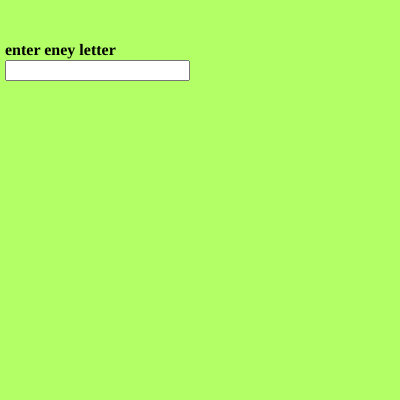
Frame 1 (no input)
Frame 60 (no input): identical to frame 1, image omitted
Frame 120 (the mouse pressed at the canvas centre since frame 60): identical to frame 1, image omitted

The p5.js sketch that drew this single still picture (run headless with seeded random() and noise() and a simulated clock; from frame 60 on, the mouse is pressed at the canvas centre):

// p5.js sketch
// ── sketch.js
var input,heading;


function setup() 
{
  createCanvas(400, 400);
  background(178,255,102);
  input = createInput();
  input.position(5,60);
  heading = createElement("h4","enter eney letter");
  heading.position(5,20);
  textAlign(CENTER);
  textSize(50);
 
}

function draw() {
  var value = input.value();
   switch (value) { 
     case 'a': console.log("Vowel");
    break;
     case 'e': console.log("Vowel");
      break;
       case 'i': console.log("Vowel");
        break;
         case 'o': console.log("Vowel");
          break;
           case 'u': console.log("Vowel");
           break;
            default:
               console.log("Please enter any character"); }
  
}
